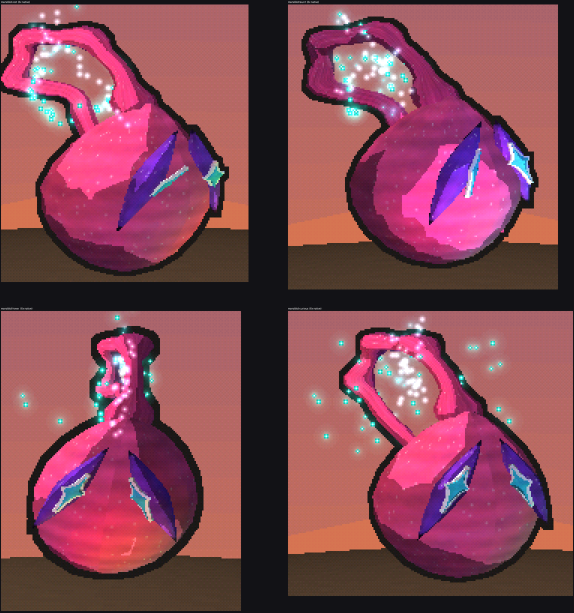
#> input picture runs/CLAUDE-RUNS/RUN-20260906-0029-manafold-p6-review/evidence/plate-02-creature-3x.png, 1148 x 1226 px (shown at 1/2 size); its folder holds 2 pictures in this run
$ python contact.py evidence evidence/plate-02-eyes-5x.png 5 1.0
#> lines starting #> are read from the running program, lines starting #| are printed output that depends on the picture
"""Contact sheet of EVERY frame of a clip. Not a sample -- every frame.

Uniform sampling finds the typical frame and misses the broken one
(CLAUDE.md, Seeing the work properly), so this never subsamples.
"""
import os, sys
from PIL import Image, ImageDraw

def sheet(framedir, out, cols=16, scale=1, label_every=8):
#> called with framedir = 'evidence', out = 'evidence/plate-02-eyes-5x.png', cols = 5, scale = 1, label_every = 8
    fns = sorted(os.listdir(framedir))
    w, h = Image.open(os.path.join(framedir, fns[0])).size
    tw, th = int(w * scale), int(h * scale)
#> tw = 1148; th = 1226
    rows = (len(fns) + cols - 1) // cols
    im = Image.new("RGB", (cols * tw, rows * th), (12, 12, 14))
    d = ImageDraw.Draw(im)
    for i, fn in enumerate(fns):
        f = Image.open(os.path.join(framedir, fn)).convert("RGB")
#> f is the input picture: PIL image 1148x1226 RGB; mean R, G, B 132.8, 71.5, 85.2
        if scale != 1:
            f = f.resize((tw, th), Image.LANCZOS if scale < 1 else Image.NEAREST)
        x, y = (i % cols) * tw, (i // cols) * th
#> x = 0; y = 0
        im.paste(f, (x, y))
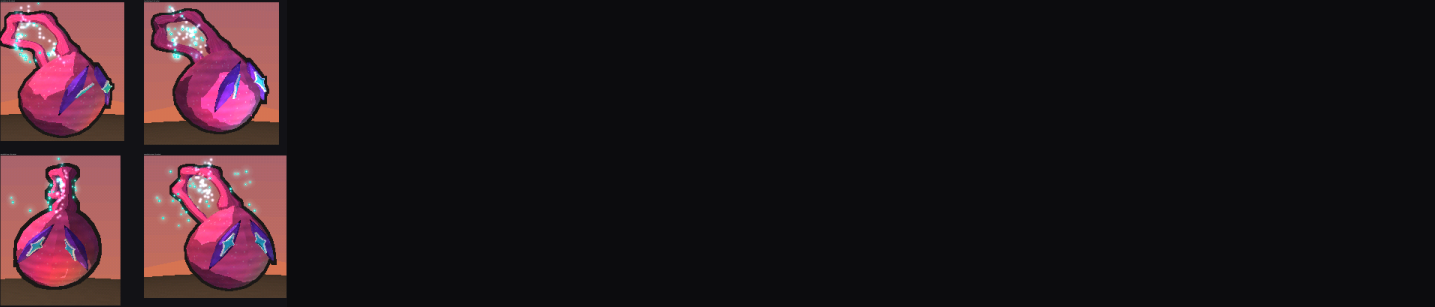
#> im: PIL image 5740x1226 RGB (shown at 1/4 size); mean R, G, B 36.2, 23.9, 28.2
        if i % label_every == 0:
            d.text((x + 2, y + 1), str(i + 1), fill=(255, 255, 0))
#> pass 2 of the loop in sheet, `for i, fn in enumerate(fns):`:
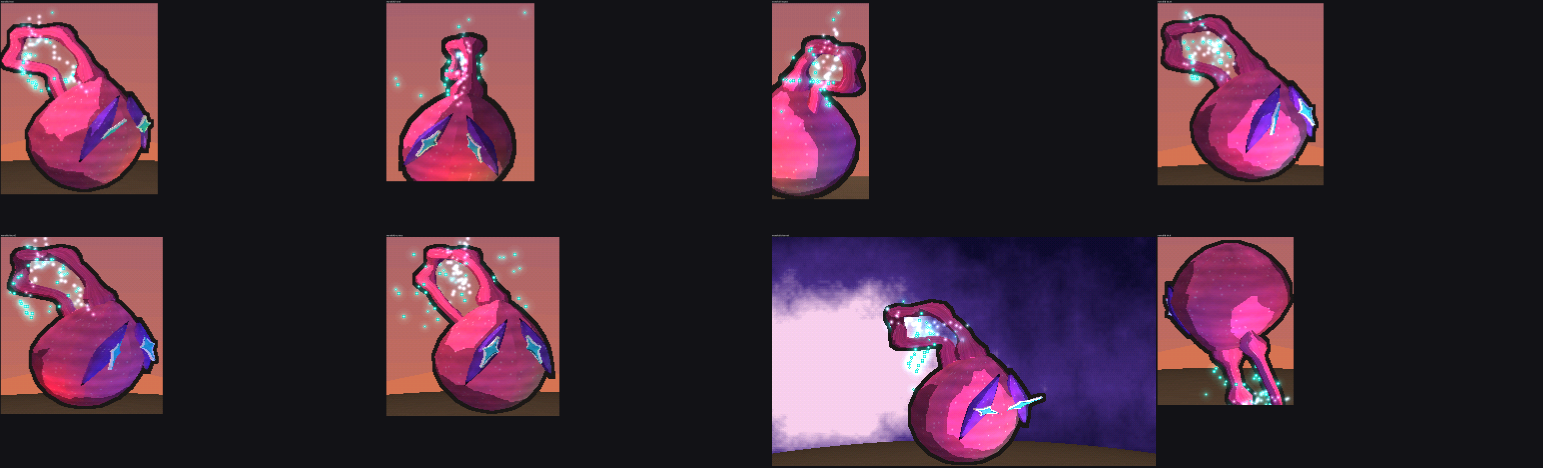
#> input picture runs/CLAUDE-RUNS/RUN-20260906-0029-manafold-p6-review/evidence/plate-02-eyes-5x.png, 7712 x 2338 px (shown at 1/5 size)
#> in sheet, f is the input picture: PIL image 7712x2338 RGB; mean R, G, B 64.5, 41.1, 55.5
#> x = 1148
#> in sheet, `im.paste(f, (x, y))`:
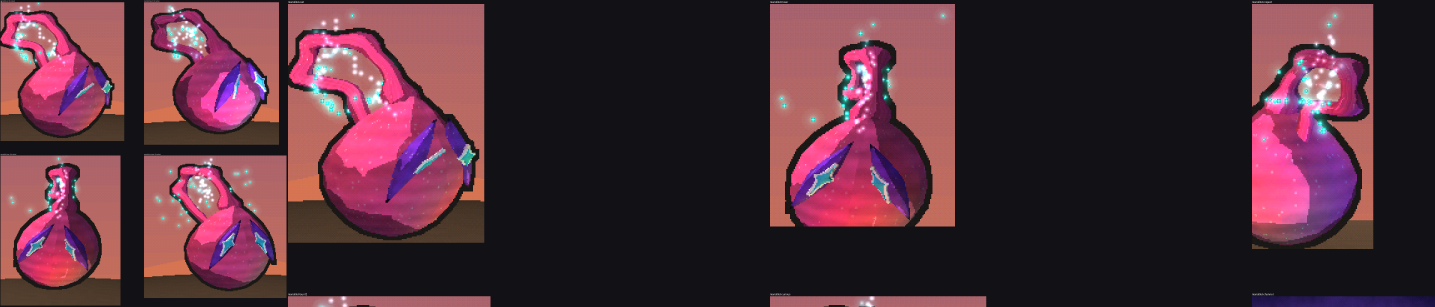
#> im: PIL image 5740x1226 RGB (shown at 1/4 size); mean R, G, B 80.5, 46.7, 57.6
    im.save(out)
    return len(fns), im.size

if __name__ == "__main__":
    n, sz = sheet(sys.argv[1], sys.argv[2], int(sys.argv[3]) if len(sys.argv) > 3 else 16,
                  float(sys.argv[4]) if len(sys.argv) > 4 else 1.0)
#> n = 2; sz = (5740, 1226)
    print(n, "frames ->", sz)
#| 2 frames -> (5740, 1226)
